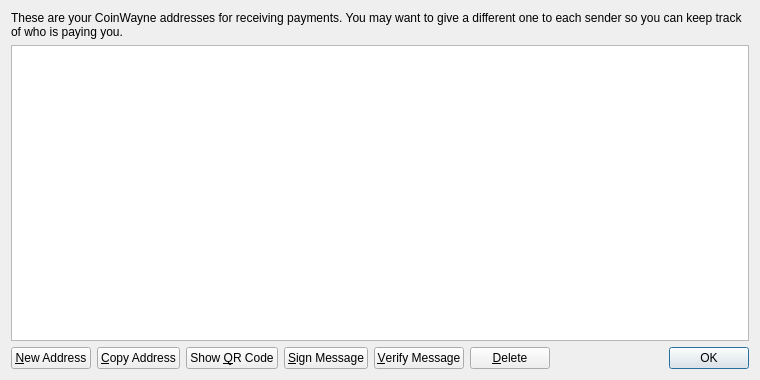
<?xml version="1.0" encoding="UTF-8"?>
<ui version="4.0">
 <class>AddressBookPage</class>
 <widget class="QWidget" name="AddressBookPage">
  <property name="geometry">
   <rect>
    <x>0</x>
    <y>0</y>
    <width>760</width>
    <height>380</height>
   </rect>
  </property>
  <property name="windowTitle">
   <string>Address Book</string>
  </property>
  <layout class="QVBoxLayout" name="verticalLayout">
   <item>
    <widget class="QLabel" name="labelExplanation">
     <property name="text">
      <string>These are your CoinWayne addresses for receiving payments. You may want to give a different one to each sender so you can keep track of who is paying you.</string>
     </property>
     <property name="textFormat">
      <enum>Qt::PlainText</enum>
     </property>
     <property name="wordWrap">
      <bool>true</bool>
     </property>
    </widget>
   </item>
   <item>
    <widget class="QTableView" name="tableView">
     <property name="contextMenuPolicy">
      <enum>Qt::CustomContextMenu</enum>
     </property>
     <property name="toolTip">
      <string>Double-click to edit address or label</string>
     </property>
     <property name="tabKeyNavigation">
      <bool>false</bool>
     </property>
     <property name="alternatingRowColors">
      <bool>true</bool>
     </property>
     <property name="selectionMode">
      <enum>QAbstractItemView::SingleSelection</enum>
     </property>
     <property name="selectionBehavior">
      <enum>QAbstractItemView::SelectRows</enum>
     </property>
     <property name="sortingEnabled">
      <bool>true</bool>
     </property>
     <attribute name="verticalHeaderVisible">
      <bool>false</bool>
     </attribute>
    </widget>
   </item>
   <item>
    <layout class="QHBoxLayout" name="horizontalLayout">
     <item>
      <widget class="QPushButton" name="newAddressButton">
       <property name="toolTip">
        <string>Create a new address</string>
       </property>
       <property name="text">
        <string>&amp;New Address</string>
       </property>
       <property name="icon">
        <iconset resource="../bitcoin.qrc">
         <normaloff>:/icons/add</normaloff>:/icons/add</iconset>
       </property>
      </widget>
     </item>
     <item>
      <widget class="QPushButton" name="copyToClipboard">
       <property name="toolTip">
        <string>Copy the currently selected address to the system clipboard</string>
       </property>
       <property name="text">
        <string>&amp;Copy Address</string>
       </property>
       <property name="icon">
        <iconset resource="../bitcoin.qrc">
         <normaloff>:/icons/editcopy</normaloff>:/icons/editcopy</iconset>
       </property>
      </widget>
     </item>
     <item>
      <widget class="QPushButton" name="showQRCode">
       <property name="text">
        <string>Show &amp;QR Code</string>
       </property>
       <property name="icon">
        <iconset resource="../bitcoin.qrc">
         <normaloff>:/icons/qrcode</normaloff>:/icons/qrcode</iconset>
       </property>
      </widget>
     </item>
     <item>
      <widget class="QPushButton" name="signMessage">
       <property name="toolTip">
        <string>Sign a message to prove you own a Bitcoin address</string>
       </property>
       <property name="text">
        <string>&amp;Sign Message</string>
       </property>
       <property name="icon">
        <iconset resource="../bitcoin.qrc">
         <normaloff>:/icons/edit</normaloff>:/icons/edit</iconset>
       </property>
      </widget>
     </item>
     <item>
      <widget class="QPushButton" name="verifyMessage">
       <property name="toolTip">
        <string>Verify a message to ensure it was signed with a specified Bitcoin address</string>
       </property>
       <property name="text">
        <string>&amp;Verify Message</string>
       </property>
       <property name="icon">
        <iconset resource="../bitcoin.qrc">
         <normaloff>:/icons/transaction_0</normaloff>:/icons/transaction_0</iconset>
       </property>
      </widget>
     </item>
     <item>
      <widget class="QPushButton" name="deleteButton">
       <property name="toolTip">
        <string>Delete the currently selected address from the list. Only sending addresses can be deleted.</string>
       </property>
       <property name="text">
        <string>&amp;Delete</string>
       </property>
       <property name="icon">
        <iconset resource="../bitcoin.qrc">
         <normaloff>:/icons/remove</normaloff>:/icons/remove</iconset>
       </property>
      </widget>
     </item>
     <item>
      <spacer name="horizontalSpacer">
       <property name="orientation">
        <enum>Qt::Horizontal</enum>
       </property>
       <property name="sizeHint" stdset="0">
        <size>
         <width>40</width>
         <height>20</height>
        </size>
       </property>
      </spacer>
     </item>
     <item>
      <widget class="QDialogButtonBox" name="buttonBox">
       <property name="sizePolicy">
        <sizepolicy hsizetype="Maximum" vsizetype="Fixed">
         <horstretch>0</horstretch>
         <verstretch>0</verstretch>
        </sizepolicy>
       </property>
       <property name="standardButtons">
        <set>QDialogButtonBox::Ok</set>
       </property>
      </widget>
     </item>
    </layout>
   </item>
  </layout>
 </widget>
 <resources>
  <include location="../bitcoin.qrc"/>
 </resources>
 <connections/>
</ui>
